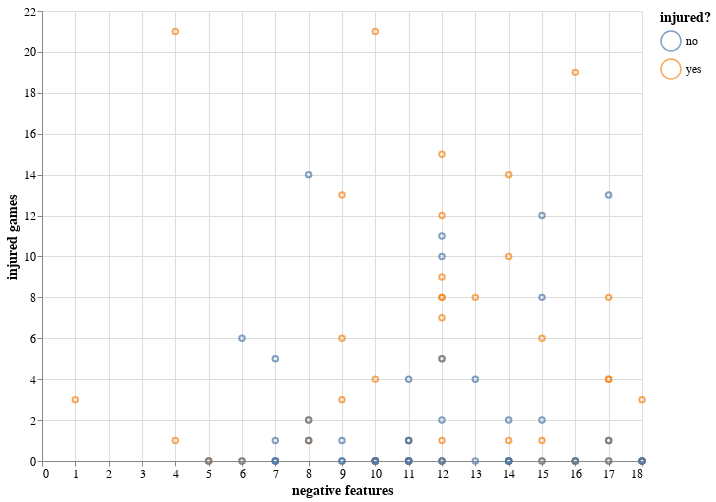

Notebook code for this chart:
### Code cell
chart = alt.Chart(plot_sample).mark_point().encode(
    x = 'negative features',
    y = "injured games",
    color= "injured?",
    tooltip = ['name', 'injured?']

)

chart = chart.configure(
).configure_title(
    fontSize=16
).configure_axis(
    titleFontSize=14,
    labelFontSize=12
).configure_legend(
    titleFontSize=14,
    labelFontSize=12,
    symbolSize=400
).configure_view(
    continuousWidth=600,
    continuousHeight=450
)

chart
